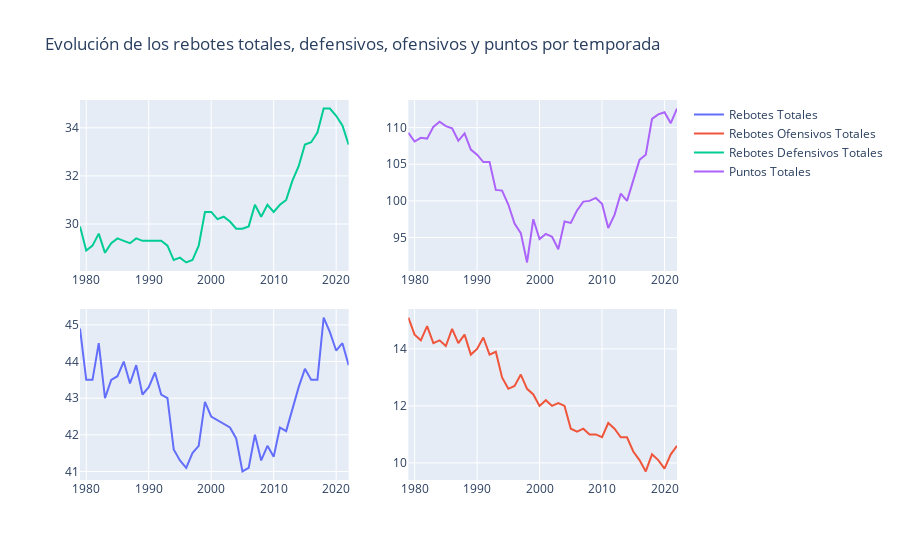

Source (notebook cell):
### Code cell
trace1 = go.Scatter(
    x=globales_nba['Season'],
    y=globales_nba['TRB'],
    xaxis='x1',
    yaxis='y1',
    name = "Rebotes Totales"
)
trace2 = go.Scatter(
    x=globales_nba['Season'],
    y=globales_nba['ORB'],
    xaxis='x2',
    yaxis='y2',
    name = "Rebotes Ofensivos Totales"
)
trace3 = go.Scatter(
    x=globales_nba['Season'],
    y=globales_nba['DRB'],
    xaxis='x3',
    yaxis='y3',
    name = "Rebotes Defensivos Totales"
)
trace4 = go.Scatter(
    x=globales_nba['Season'],
    y=globales_nba['PTS'],
    xaxis='x4',
    yaxis='y4',
    name = "Puntos Totales"
)
data = [trace1, trace2, trace3, trace4]

layout = go.Layout(
    xaxis=dict(
        domain=[0, 0.45],
        anchor='y1'
    ),
    yaxis=dict(
        domain=[0, 0.45],
        anchor='x1'
    ),
    xaxis2=dict(
        domain=[0.55, 1],
        anchor='y2'
    ),
    xaxis3=dict(
        domain=[0, 0.45],
        anchor='y3'
    ),
    xaxis4=dict(
        domain=[0.55, 1],
        anchor='y4'
    ),
    yaxis2=dict(
        domain=[0, 0.45],
        anchor='x2'
    ),
    yaxis3=dict(
        domain=[0.55, 1],
        anchor='x3'
    ),
    yaxis4=dict(
        domain=[0.55, 1],
        anchor='x4'
    ),
    title = 'Evolución de los rebotes totales, defensivos, ofensivos y puntos por temporada'
)
fig = go.Figure(data=data, layout=layout)

iplot(fig)
